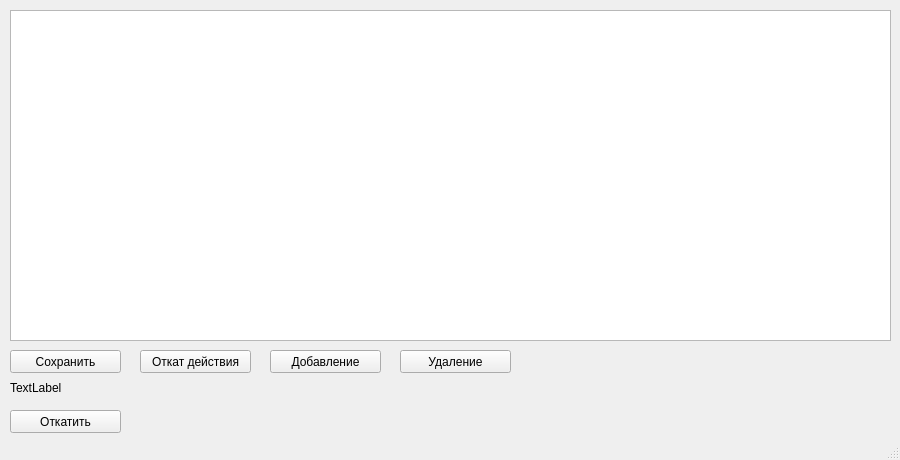
<?xml version="1.0" encoding="UTF-8"?>
<ui version="4.0">
 <class>MainWindow</class>
 <widget class="QMainWindow" name="MainWindow">
  <property name="windowModality">
   <enum>Qt::NonModal</enum>
  </property>
  <property name="geometry">
   <rect>
    <x>0</x>
    <y>0</y>
    <width>900</width>
    <height>460</height>
   </rect>
  </property>
  <property name="sizePolicy">
   <sizepolicy hsizetype="Preferred" vsizetype="Preferred">
    <horstretch>0</horstretch>
    <verstretch>0</verstretch>
   </sizepolicy>
  </property>
  <property name="focusPolicy">
   <enum>Qt::NoFocus</enum>
  </property>
  <property name="windowTitle">
   <string>MainWindow</string>
  </property>
  <property name="tabShape">
   <enum>QTabWidget::Rounded</enum>
  </property>
  <widget class="QWidget" name="centralWidget">
   <property name="sizePolicy">
    <sizepolicy hsizetype="Preferred" vsizetype="Preferred">
     <horstretch>0</horstretch>
     <verstretch>0</verstretch>
    </sizepolicy>
   </property>
   <property name="layoutDirection">
    <enum>Qt::LeftToRight</enum>
   </property>
   <widget class="QLabel" name="label">
    <property name="geometry">
     <rect>
      <x>10</x>
      <y>380</y>
      <width>881</width>
      <height>16</height>
     </rect>
    </property>
    <property name="text">
     <string>TextLabel</string>
    </property>
   </widget>
   <widget class="QPushButton" name="pushButton">
    <property name="geometry">
     <rect>
      <x>10</x>
      <y>350</y>
      <width>111</width>
      <height>23</height>
     </rect>
    </property>
    <property name="text">
     <string>Сохранить</string>
    </property>
   </widget>
   <widget class="QPushButton" name="pushButton_2">
    <property name="geometry">
     <rect>
      <x>10</x>
      <y>410</y>
      <width>111</width>
      <height>23</height>
     </rect>
    </property>
    <property name="text">
     <string>Откатить</string>
    </property>
   </widget>
   <widget class="QTableView" name="tableView">
    <property name="geometry">
     <rect>
      <x>10</x>
      <y>10</y>
      <width>881</width>
      <height>331</height>
     </rect>
    </property>
   </widget>
   <widget class="QPushButton" name="pushButton_3">
    <property name="geometry">
     <rect>
      <x>140</x>
      <y>350</y>
      <width>111</width>
      <height>23</height>
     </rect>
    </property>
    <property name="text">
     <string>Откат действия</string>
    </property>
   </widget>
   <widget class="QPushButton" name="pushButton_4">
    <property name="geometry">
     <rect>
      <x>270</x>
      <y>350</y>
      <width>111</width>
      <height>23</height>
     </rect>
    </property>
    <property name="text">
     <string>Добавление</string>
    </property>
   </widget>
   <widget class="QPushButton" name="pushButton_5">
    <property name="geometry">
     <rect>
      <x>400</x>
      <y>350</y>
      <width>111</width>
      <height>23</height>
     </rect>
    </property>
    <property name="text">
     <string>Удаление</string>
    </property>
   </widget>
  </widget>
  <widget class="QStatusBar" name="statusBar"/>
 </widget>
 <layoutdefault spacing="6" margin="11"/>
 <resources/>
 <connections/>
</ui>
